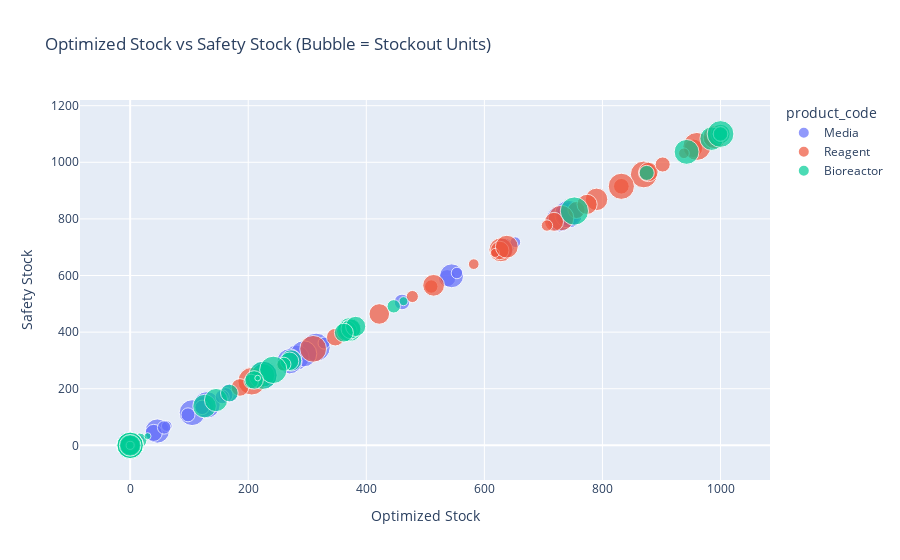

Notebook code for this chart:
### Markdown cell above
## 12. Optimized Stock vs Safety Stock Bubble Chart

Create a bubble chart comparing optimized stock and safety stock, with bubble size representing stockout units.

### Code cell
# Example: build final optimization results for bubble chart
# (Assume df_optimized_final is built from previous optimization steps)
if 'df_optimized_multi' in globals():
    df_optimized_final = df_optimized_multi.rename(columns={'material':'product_code'})
    df_optimized_final['adjusted_safety_stock'] = df_optimized_final['optimized_stock'] * 1.1  # demo adjustment
    df_optimized_final['stockout_units'] = np.random.randint(0, 50, len(df_optimized_final))    # demo bubble size

    fig = px.scatter(
        df_optimized_final,
        x="optimized_stock",
        y="adjusted_safety_stock",
        size="stockout_units",
        color="product_code",
        hover_data=["date"],
        title="Optimized Stock vs Safety Stock (Bubble = Stockout Units)"
    )
    fig.update_layout(xaxis_title="Optimized Stock", yaxis_title="Safety Stock")
    fig.show()
